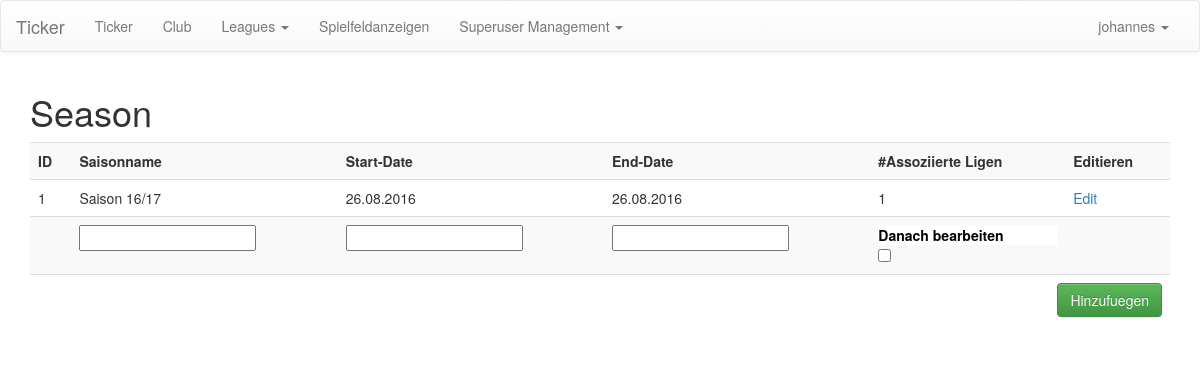
The app's page /ticker/manage/season/ (signed in), older data.
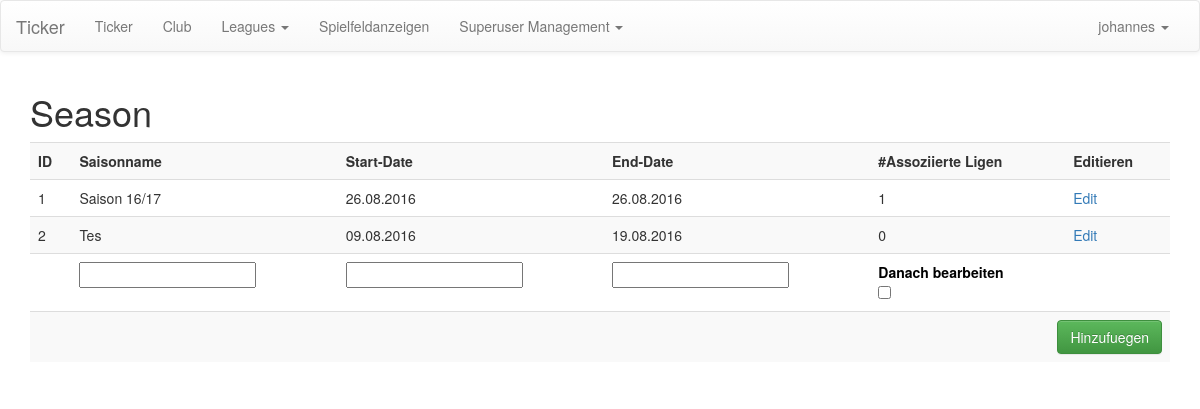
The same page, newer data.
### ticker/models/leaguestructure.py (models this page shows, shortened)
class Season(models.Model):
    season_name = models.CharField(max_length=255)
    start_date = models.DateTimeField(default=timezone.now())
    end_date = models.DateTimeField(default=timezone.now())
    active = models.BooleanField(default=True)
    @staticmethod
    def get_seasons():
        return Season.objects.filter(
            active=True
        )
    def get_name(self):
        return self.season_name
    def get_leagues(self):
        return League.objects.filter(associated_season=self)

### ticker/views/user_interface.py (the view)
# urls.py: url(r'^manage/season/([0-9]+)/?$', manage_season, name='manage_season'),
@login_required
def manage_season(request, season_id=None):
    season = Season.objects.get(id=season_id) if season_id is not None else None
    context = dict(seasons=Season.get_seasons(), season=season)
    return render(request, 'user/manage_season.html', context)

### ticker/templatetags/custom_tags.py (called while the page is built)
@register.filter
def is_current_season_class(obj):
    return 'currentseason' if obj.season_is_on else ''

@register.filter
def get_club(user):
    assert(isinstance(user, User))
    p = Profile.objects.filter(user=user).first()
    if p is None:
        return None
    return p.associated_club

@register.filter
def get_leagues_club(user):
    club = get_club(user)
    leagues = League.objects.filter(teams__parent_club=club).distinct()
    return leagues

### ticker/templates/user/manage_season.html (shortened to what this page needs)
{% extends 'user/manage_base.html' %}
{% load custom_tags %}
{% block content %}
    <div class="container">
        <div class="row">
            <div class="col-sm-12">
                <h1>Season</h1>
                <form action="{% url 'add_season' %}" method="post">
                <table class="table table-responsive table-striped">
                    <tr>
                        <th>ID</th>
                        <th>Saisonname</th>
                        <th>Start-Date</th>
                        <th>End-Date</th>
                        <th>#Assoziierte Ligen</th>
                        <th>Editieren</th>
                    </tr>
                    {% for season in seasons %}
                        <tr class="{{ season|is_current_season_class }}">
                            <td>{{ season.id }}</td>
                            <td>{{ season.get_name }}</td>
                            <td>{{ season.start_date|date:'d.m.Y' }}</td>
                            <td>{{ season.end_date|date:'d.m.Y' }}</td>
                            <td>{{ season.get_leagues|length }}</td>
                            <td>
                                {% if perms.ticker.edit_season %}
                                    <a href="{% url 'manage_season' season.id %}">Edit</a>
                                {% endif %}
                            </td>
                        </tr>
                    {% endfor %}
                            {% if perms.ticker.add_season %}
                    <tr>
                        <td></td>
                        <td>
                            <input type="text" name="season_name" required/>
                        </td>
                        <td>
                            <input class="datepicker" data-date-format="dd.mm.yyyy" name="start_date"/>
                        </td>
                        <td>
                            <input class="datepicker" data-date-format="dd.mm.yyyy" name="end_date"/>
                        </td>
                        <td>
                            <label for="edit_afterwards">Danach bearbeiten</label>
                            <input type="checkbox" name="edit_afterwards" id="edit_afterwards"/>
                        </td>
                        <td></td>
                    </tr>
                    <tr>
                        <td colspan="6" >
                                <button class="btn btn-success" type="submit" style="float:right">Hinzufuegen</button>
                        </td>
                    </tr>
                            {% endif %}
                </table>
                </form>
            </div>
        </div>
    </div>
{% endblock %}

Row changes from the older to the newer data that the page shows:
added Season: id "2", get_name "Tes", start_date "09.08.2016", end_date "19.08.2016", get_leagues|length "0"
